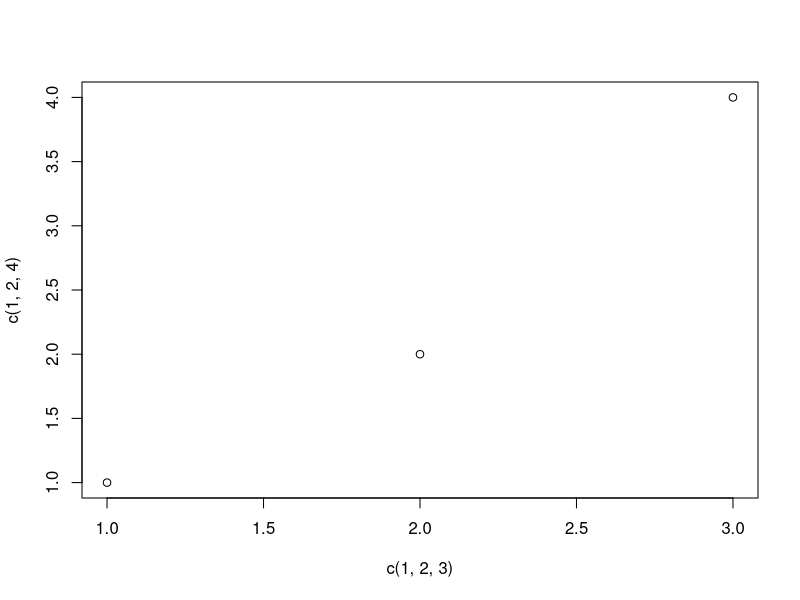
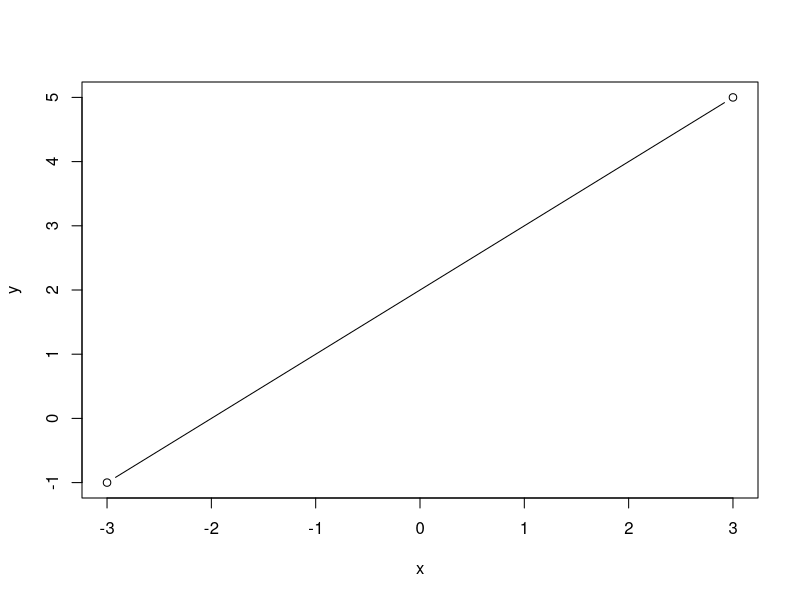
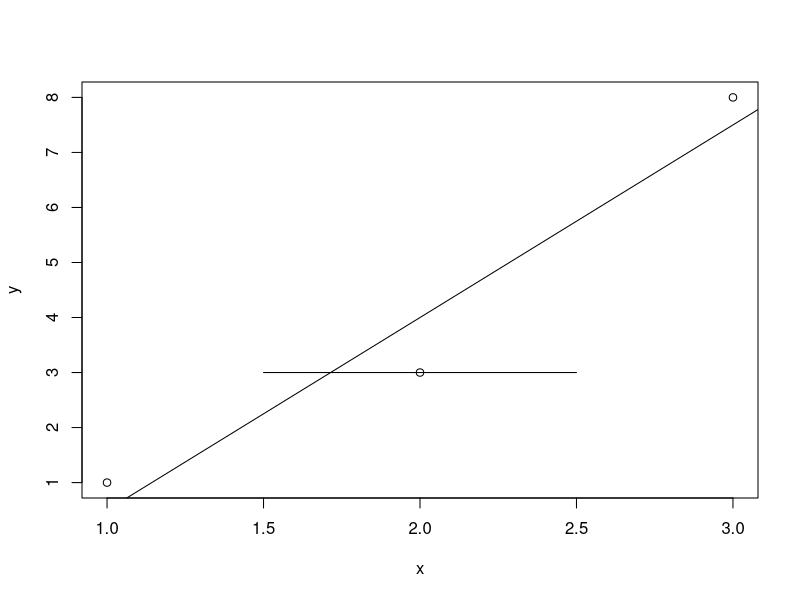
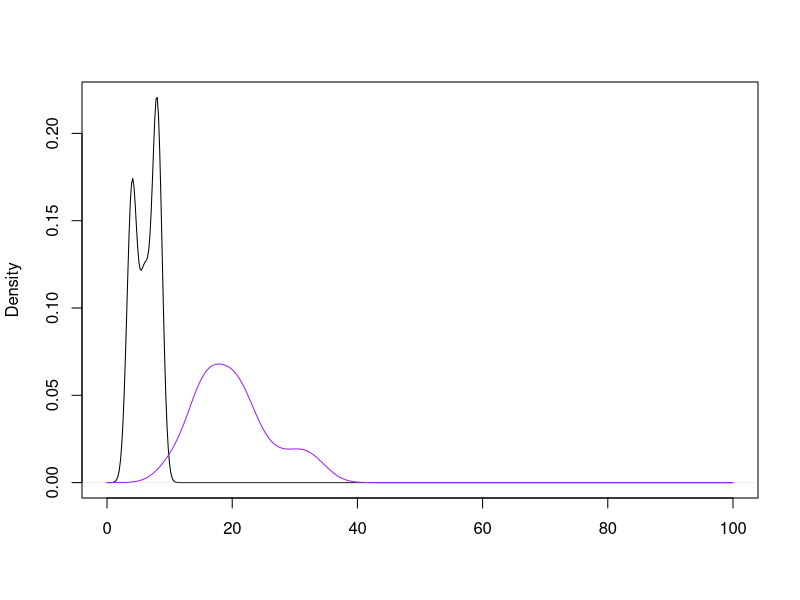
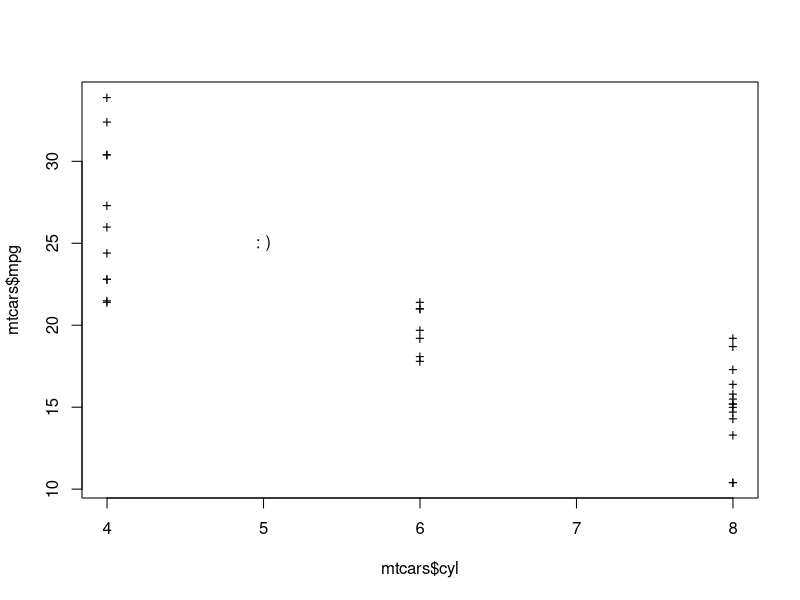
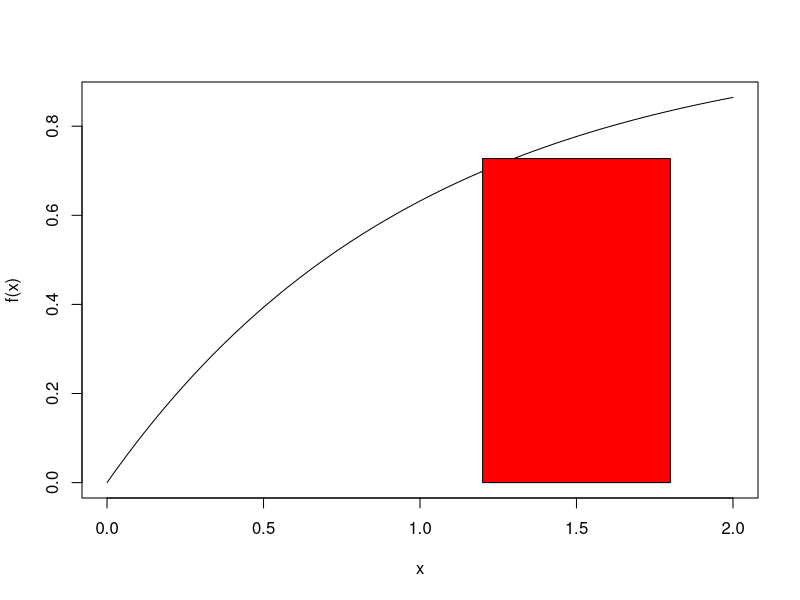
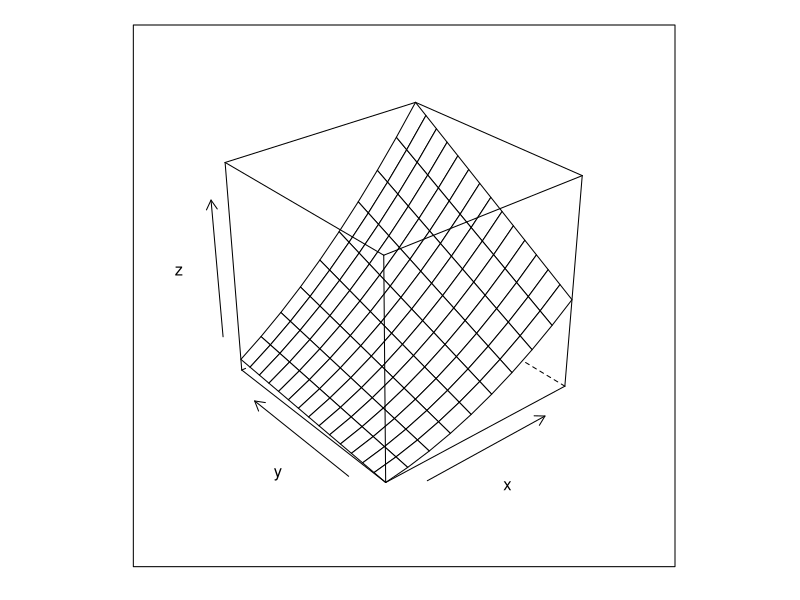
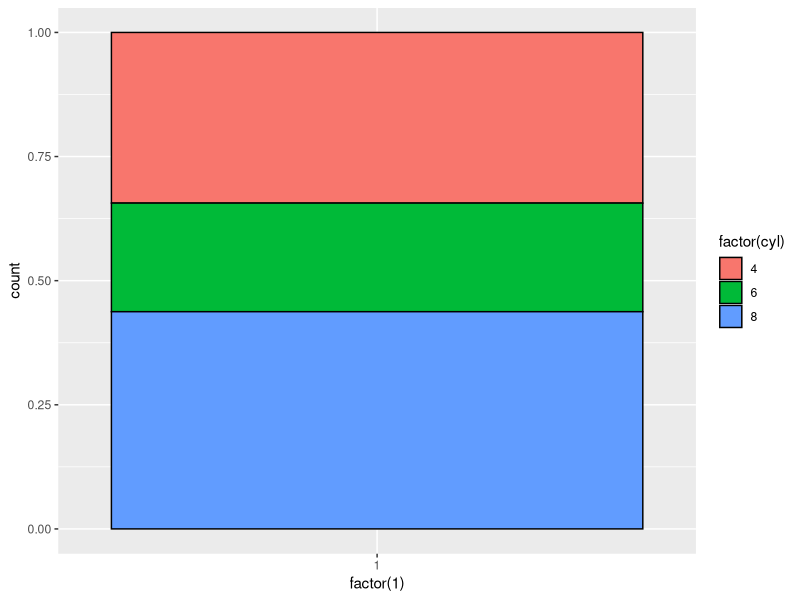

The R script that drew these images, in order:
# visualization using R


plot(c(1,2,3), c(1,2,4)) 
plot(c(-3,3), c(-1,5), type = "b", xlab="x", ylab="y") 


# fitting and abline
x <- c(1,2,3) 
y <- c(1,3,8) 
plot(x,y) 
lmout <- lm(y ~ x) 
abline(lmout) 


#Lines & density
lines(c(1.5,2.5),c(3,3)) 
data("mtcars")
d1 = density(mtcars$cyl,from=0,to=100)
d2 = density(mtcars$mpg,from=0,to=100)
plot(d1,main="",xlab="")
lines(d2, col = "purple")


# points & text
plot(mtcars$cyl,mtcars$mpg, type = "n")
points(mtcars$cyl,mtcars$mpg,pch="+")
text(5,25,": )")

# curve and polygon
f = function(x) return(1-exp(-x))
curve(f,0,2)
polygon(c(1.2,1.8,1.8,1.2),c(0,0,f(1.3),f(1.3)),col="red")

# 3d graph
# do not forget to install lattice first.
# install.packages("lattice)
library(lattice)


a <- 1:10
b <- 1:15
eg <- expand.grid(x=a,y=b)
eg$z <- eg$x^2 + eg$x * eg$y
wireframe(z ~ x+y, eg)

# save figures
# png("./figgure_name.png",
#     width=8, height=8, 
#     units="in", res=700)
# 
# plot(g)
# 
# dev.off()


#############
# ggplot2
#############
# install ggplot2 first
# install.packages("ggplot2)

# 绘图思想
require(ggplot2)

pie <- ggplot(mtcars, aes(x = factor(1), fill = factor(cyl))) +
  geom_bar(width = 1, position = "fill", color = "black")

pie

pie + coord_polar(theta = "y")

# start with a dataset
require(ggplot2) 
data(diamonds) 
set.seed(42) 
small = diamonds[sample(nrow(diamonds), 1000), ] 
head(small)

p = ggplot(data = small, 
           mapping = aes(x = carat, y = price))
p + geom_point()

# 映射形状属性
p = ggplot(data=small, 
           mapping=aes(x=carat,               
                       y=price,
                       shape=cut)) 
p+geom_point()

# 映射颜色属性
p = ggplot(data=small, mapping=aes(x=carat, y=price, shape=cut, colour=color)) 
p+geom_point()

# 直方图
ggplot(small)+geom_histogram(aes(x=price))

ggplot(small)+geom_histogram(aes(x=price, fill=cut), position="dodge")

# 柱状图
ggplot(small)+geom_bar(aes(x=clarity))

ggplot()+geom_bar(aes(x=c(LETTERS[1:3]),y=1:3), stat="identity")

#密度函数图
ggplot(small)+geom_density(aes(x=price, colour=cut))

ggplot(small)+geom_density(aes(x=price,fill=clarity))

#箱式图
ggplot(small)+geom_boxplot(aes(x=cut, y=price,fill=color))

#标尺 scale
ggplot(small)+
  geom_point(aes(x=carat, y=price, shape=cut, colour=color))+
  scale_y_log10()+
  scale_colour_manual(values=rainbow(7))

# 统计变换（Statistics）
ggplot(small, aes(x=carat, y=price))+geom_point()+scale_y_log10()+stat_smooth()

#坐标系统（Coordinante）
ggplot(small)+geom_bar(aes(x=cut, fill=cut))+coord_flip()

ggplot(small)+geom_bar(aes(x=factor(1), fill=cut))+coord_polar(theta="y")

# 靶心图
ggplot(small)+geom_bar(aes(x=factor(1), fill=cut))+coord_polar()

# 南丁格尔玫瑰图
ggplot(small)+geom_bar(aes(x=clarity, fill=cut))+coord_polar()
#图层（Layer）

p = ggplot(mtcars, aes(x = hp, y = mpg))+
  geom_point(size = 3)
p

p = ggplot(mtcars, aes(x = hp, y = mpg))+
  geom_point( size = 3) + 
  stat_smooth(method = 'loess')
p

#分面（Facet）

ggplot(small, aes(x=carat, y=price))+
  geom_point(aes(colour=cut))+
  scale_y_log10() +
  facet_wrap(~cut)+
  stat_smooth()

#主题（Theme）
p <- ggplot(small)+geom_boxplot(aes(x=cut, y=price,fill=color)) 
p + ggtitle("Price vs Cut")+xlab("Cut")+ylab("Price") 

require(ggthemes)

# install.packages("ggthemes)
p + theme_wsj()

